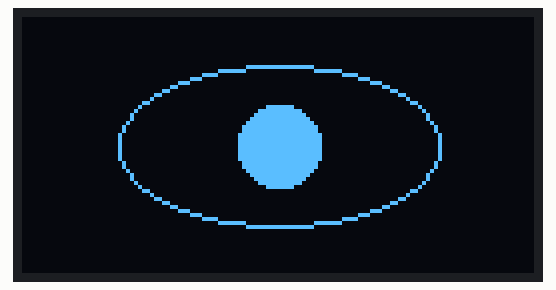
Recording of a program running on a simulated Arduino Uno, built with avr-gcc and run on an emulated ATmega328P. On the bench: 128×64 one-colour display.

Above: at 0.1 s.

The program:

main.cpp
```cpp
#include <Arduino.h>

#include <Wire.h>
#include <Adafruit_GFX.h>
#include <Adafruit_SSD1306.h>

#define SCREEN_WIDTH 128
#define SCREEN_HEIGHT 64
#define OLED_RESET    -1
Adafruit_SSD1306 display(SCREEN_WIDTH, SCREEN_HEIGHT, &Wire, OLED_RESET);

void setup() {
  if(!display.begin(SSD1306_SWITCHCAPVCC, 0x3C)) {
    for(;;);
  }
  display.clearDisplay();
}

void desenhaOlho(bool aberto) {
  display.clearDisplay();

  if (aberto) {
    // Desenha o contorno do olho (Elipse)
    display.drawEllipse(64, 32, 40, 20, SSD1306_WHITE);
    // Desenha a pupila (Círculo preenchido)
    display.fillCircle(64, 32, 10, SSD1306_WHITE);
  } else {
    // Desenha apenas uma linha horizontal (Olho fechado)
    display.drawLine(24, 32, 104, 32, SSD1306_WHITE);
  }

  display.display();
}

void loop() {
  desenhaOlho(true);  // Olho aberto
  delay(2000);        // Espera 2 segundos

  desenhaOlho(false); // Olho fechado (pisca)
  delay(200);         // Pisca rápido
}
```
